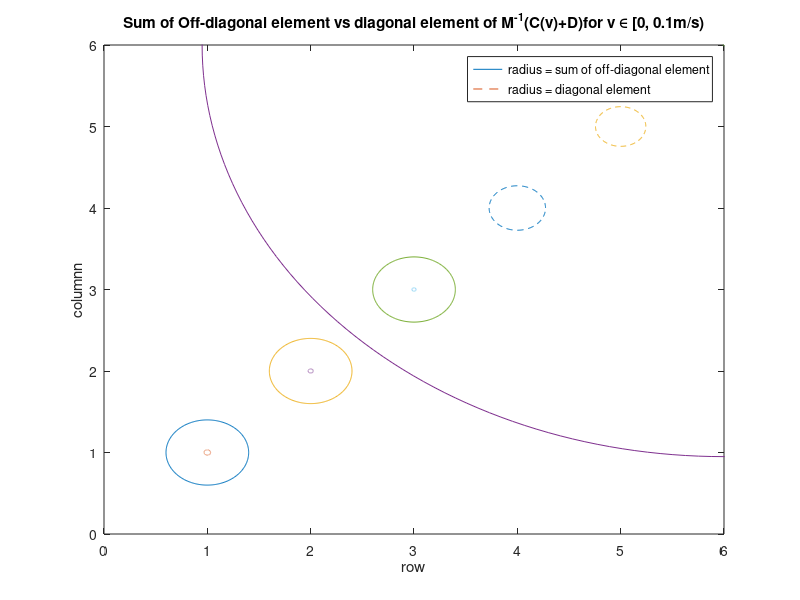

The MATLAB source for this figure:

clc
cd c:\Matlab7\toolbox\rov_design_analysis\m_file
load rrcrovf 

uo(1)=0.01;
vo(1)=0.01;
wo(1)=0.01;
po(1)=0.01;
qo(1)=0.01;
ro(1)=0.01;

m=115;

Ix=6.1;
Iy=5.98;
Iz=5.517;
Ixy=-0.00016;
Ixz=-0.185;
Iyz=0.0006;

invMCD=0;
i=0;

for i = 1:20
    C11=zeros(3,3);
    C12=[0 m*wo(i) -m*vo(i); -m*wo(i) 0 m*uo(i); m*vo(i) -m*uo(i) 0];
    C21=-C12;
    C22=[0 -Iyz*qo(i)-Ixz*po(i)+Iz*ro(i)  Iyz*ro(i)+Ixy*po(i)-Iy*qo(i);...
        Iyz*qo(i)+Ixz*po(i)-Iz*ro(i) 0 -Ixz*ro(i)-Ixy*qo(i)+Ix*po(i); ...
        -Iyz*ro(i)-Ixy*po(i)+Iy*qo(i) Ixz*ro(i)+Ixy*qo(i)-Ix*po(i) 0];
   C=[C11 C12;C21 C22];

   invMCD(1:6,1:6,i)=-inv(M)*(C+DQL);
   diag_invMCD(1:6,1:6,i)=diag([invMCD(1,1) invMCD(2,2) invMCD(3,3) invMCD(4,4) invMCD(5,5) invMCD(6,6) ]);
   offdiag_invMCD(1:6,1:6,i)=invMCD(1:6,1:6,i)-diag_invMCD(1:6,1:6,i);
   sum_off_diag1=sum(abs(offdiag_invMCD(1,1:6,i)));
   sum_off_diag2=sum(abs(offdiag_invMCD(2,1:6,i)));
   sum_off_diag3=sum(abs(offdiag_invMCD(3,1:6,i)));
   sum_off_diag4=sum(abs(offdiag_invMCD(4,1:6,i)));
   sum_off_diag5=sum(abs(offdiag_invMCD(5,1:6,i)));
   sum_off_diag6=sum(abs(offdiag_invMCD(6,1:6,i)));
   i=i+1;
  uo(i)=uo(i-1)+0.01;
vo(i)=vo(i-1)+0.01;
wo(i)=wo(i-1)+0.01;
po(i)=po(i-1)+0.01;
qo(i)=qo(i-1)+0.01;
ro(i)=ro(i-1)+0.01;

end

diag_invMCD
sum_off_diag1
sum_off_diag2
sum_off_diag3
sum_off_diag4
sum_off_diag5
sum_off_diag6



% We try to make a vector of points for the circle:
N=256;
t=(0:N)*2*pi/N;

figure
plot( sum_off_diag1*cos(t)+1, sum_off_diag1*sin(t)+1 ,'-',diag_invMCD(1,1,1)*cos(t)+1,diag_invMCD(1,1,1)*sin(t)+1,'--');
hold on
plot( sum_off_diag2*cos(t)+2, sum_off_diag2*sin(t)+2 ,'-',diag_invMCD(2,2,1)*cos(t)+2,diag_invMCD(2,2,1)*sin(t)+2,'--');
hold on
plot( sum_off_diag3*cos(t)+3, sum_off_diag3*sin(t)+3 ,'-',diag_invMCD(3,3,1)*cos(t)+3,diag_invMCD(3,3,1)*sin(t)+3,'--');
hold on
plot( sum_off_diag4*cos(t)+4, sum_off_diag4*sin(t)+4 ,'-',diag_invMCD(4,4,1)*cos(t)+4,diag_invMCD(4,4,1)*sin(t)+4,'--');
hold on
plot( sum_off_diag5*cos(t)+5, sum_off_diag5*sin(t)+5 ,'-',diag_invMCD(5,5,1)*cos(t)+5,diag_invMCD(5,5,1)*sin(t)+5,'--');
hold on
plot( sum_off_diag6*cos(t)+6, sum_off_diag6*sin(t)+6 ,'-',diag_invMCD(6,6,1)*cos(t)+6,diag_invMCD(6,6,1)*sin(t)+6,'--');
title('Sum of Off-diagonal element vs diagonal element of M^{-1}(C(v)+D)for v \in [0, 0.1m/s)')
xlabel('row')
ylabel('columnn')
%xlabel('M^{-1}[C(v)+D] (in kg/s)')
%ylabel('M^{-1}[C(v)+D] (in kg/s)')
legend('radius = sum of off-diagonal element','radius = diagonal element')
axis([0 6 0 6])

